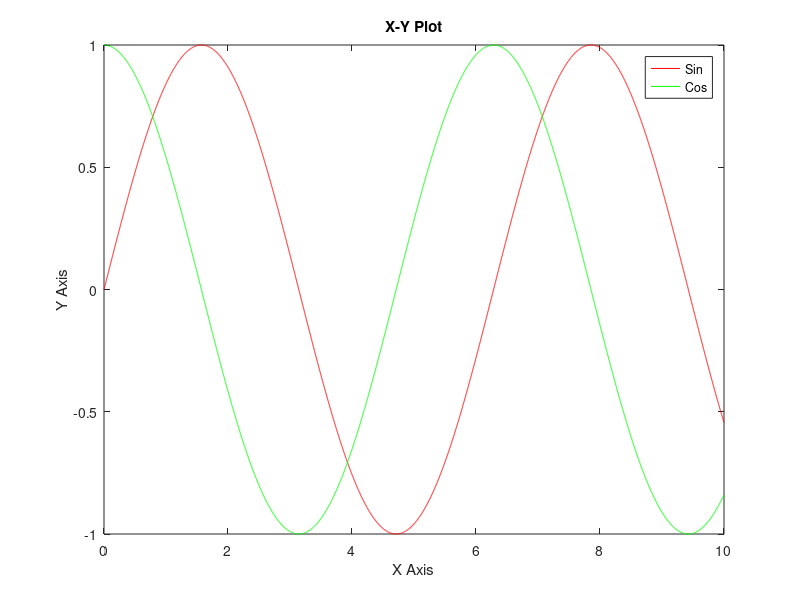

Write the MATLAB code that produced this figure.
clc
clear data
x=0:0.001:10
y=cos(x)
z=sin(x)
plot(x,z,"r",x,y,"g")
xlabel("X Axis")
ylabel("Y Axis")
title("X-Y Plot")
legend("Sin","Cos")